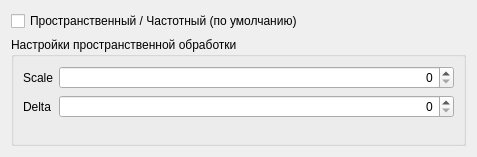
<?xml version="1.0" encoding="UTF-8"?>
<ui version="4.0">
 <class>LaplacianSettings</class>
 <widget class="QWidget" name="LaplacianSettings">
  <property name="geometry">
   <rect>
    <x>0</x>
    <y>0</y>
    <width>477</width>
    <height>157</height>
   </rect>
  </property>
  <property name="sizePolicy">
   <sizepolicy hsizetype="Preferred" vsizetype="Fixed">
    <horstretch>0</horstretch>
    <verstretch>0</verstretch>
   </sizepolicy>
  </property>
  <property name="windowTitle">
   <string>Form</string>
  </property>
  <layout class="QVBoxLayout" name="verticalLayout">
   <item>
    <widget class="QCheckBox" name="checkBox">
     <property name="text">
      <string>Пространственный / Частотный (по умолчанию)</string>
     </property>
    </widget>
   </item>
   <item>
    <widget class="QGroupBox" name="groupBox">
     <property name="title">
      <string>Настройки пространственной обработки</string>
     </property>
     <layout class="QFormLayout" name="formLayout">
      <item row="1" column="0">
       <widget class="QLabel" name="label_2">
        <property name="text">
         <string>Scale</string>
        </property>
       </widget>
      </item>
      <item row="1" column="1">
       <widget class="QSpinBox" name="scaleSpinBox">
        <property name="alignment">
         <set>Qt::AlignRight|Qt::AlignTrailing|Qt::AlignVCenter</set>
        </property>
       </widget>
      </item>
      <item row="3" column="0">
       <widget class="QLabel" name="label_3">
        <property name="text">
         <string>Delta</string>
        </property>
       </widget>
      </item>
      <item row="3" column="1">
       <widget class="QSpinBox" name="deltaSpinBox">
        <property name="alignment">
         <set>Qt::AlignRight|Qt::AlignTrailing|Qt::AlignVCenter</set>
        </property>
       </widget>
      </item>
     </layout>
    </widget>
   </item>
  </layout>
 </widget>
 <resources/>
 <connections/>
</ui>
